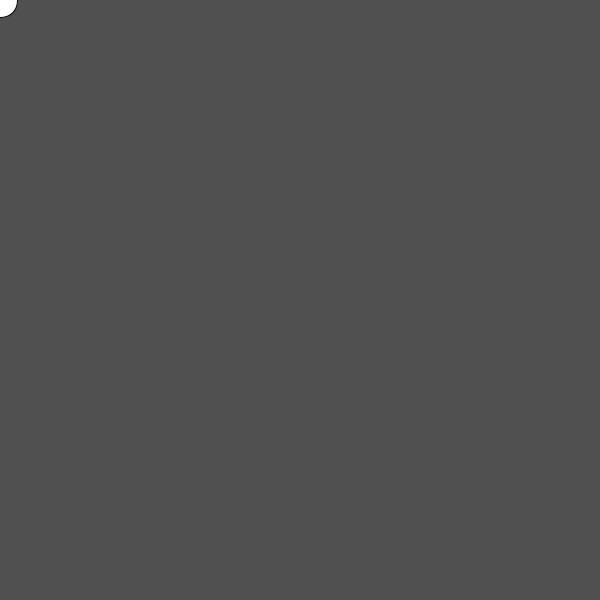
Frame 1 (no input)
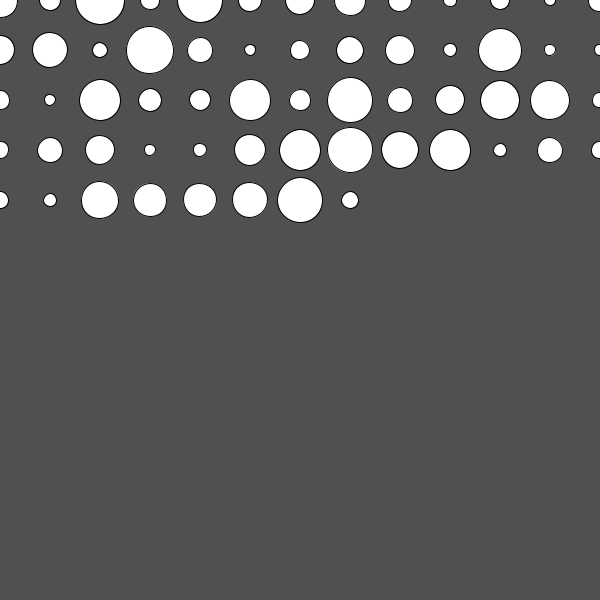
Frame 60 (the mouse pressed at the canvas centre just before this capture)
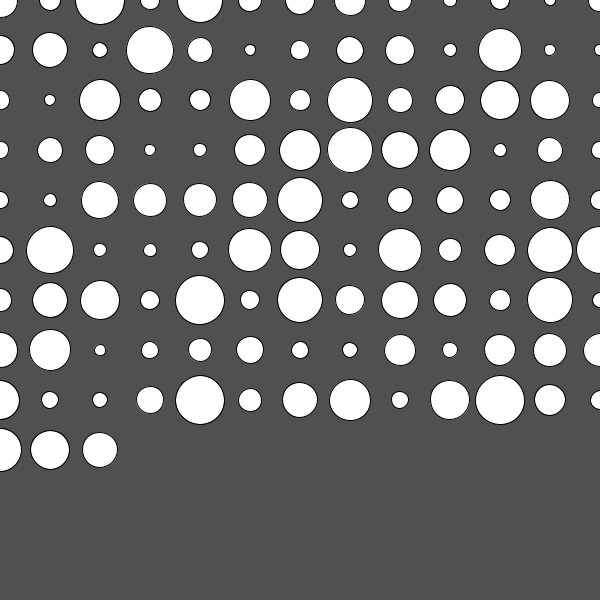
Frame 120 (the mouse held since frame 60 and released just before this capture)

The Processing sketch that drew these frames (run headless with seeded random() and noise(); from frame 60 on, the mouse is pressed at the canvas centre):

// Processing sketch: s07_circle_grid
// ── s07_circle_grid.pde
float x = 0;
float y = 0;
float sz = 0;
void setup() {
  size(600, 600);
  background(80);
}

void draw() {
  // come up with a random size
  sz = random(10, 50);
  // draw the circle
  ellipse(x, y, sz, sz);
  
  // move right
  x = x + 50;
  
  // if too far right, jump back to
  // the left border and move down
  if(x > width + 20) {
    x = 0;
    y = y + 50;
  }
  // if we wanted to stop after covering the
  // display, we need to check y
  //if(y > ...
  
}
void keyPressed() {
  // note the single quotes (not double!)
  if(key == 's') {
    save("result.png");
  }
}
